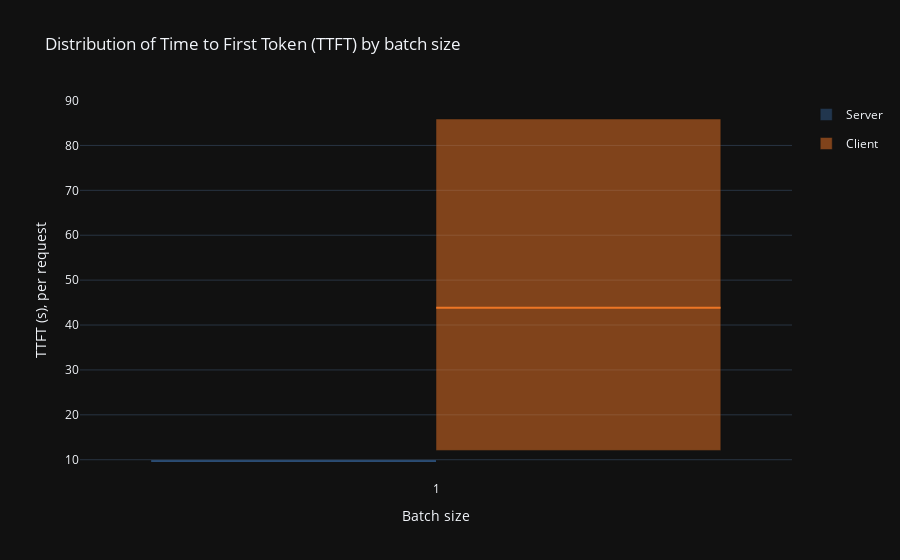

Notebook cell for this chart:
### Code cell
x_col = "batch_size_used"
xaxis_title="Batch size"
value_vars = ['server_ttft_s', 'client_ttft_s']
legend_labels = ["Server", "Client"]
yaxis_title = "TTFT (s), per request"
title_text = "Distribution of Time to First Token (TTFT) by batch size"
plot_client_vs_server_barplots(df_user, x_col, value_vars, legend_labels, title_text, yaxis_title, xaxis_title).show()

### Figure 1 — Plotly figure (JSON) as saved in the notebook; plotly's stock layout.template omitted (floating-point values rounded to 4 significant figures)
{"data": [{"base": [9.723], "customdata": ["Server"], "hovertemplate": "<extra></extra><b>%{customdata}</b> median: %{base:.2f}", "legendgroup": "Server", "marker": {"color": "#325c8c", "line": {"color": "#325c8c", "width": 2}}, "name": "Server", "offsetgroup": "0", "showlegend": false, "type": "bar", "x": ["1"], "y": [0]}, {"base": [9.715], "customdata": [9.738], "hovertemplate": "<extra></extra>5–95 pctile range: %{base:.2f}–%{customdata:.2f}", "legendgroup": "Server", "marker": {"color": "#325c8c"}, "name": "Server", "offsetgroup": "0", "opacity": 0.5, "type": "bar", "x": ["1"], "y": [0.02321]}, {"base": [43.83], "customdata": ["Client"], "hovertemplate": "<extra></extra><b>%{customdata}</b> median: %{base:.2f}", "legendgroup": "Client", "marker": {"color": "#ee7625", "line": {"color": "#ee7625", "width": 2}}, "name": "Client", "offsetgroup": "1", "showlegend": false, "type": "bar", "x": ["1"], "y": [0]}, {"base": [12.06], "customdata": [85.89], "hovertemplate": "<extra></extra>5–95 pctile range: %{base:.2f}–%{customdata:.2f}", "legendgroup": "Client", "marker": {"color": "#ee7625"}, "name": "Client", "offsetgroup": "1", "opacity": 0.5, "type": "bar", "x": ["1"], "y": [73.83]}], "layout": {"barmode": "group", "hovermode": "x unified", "title": {"text": "Distribution of Time to First Token (TTFT) by batch size"}, "xaxis": {"hoverformat": "foo", "title": {"text": "Batch size"}}, "yaxis": {"title": {"text": "TTFT (s), per request"}}}}
